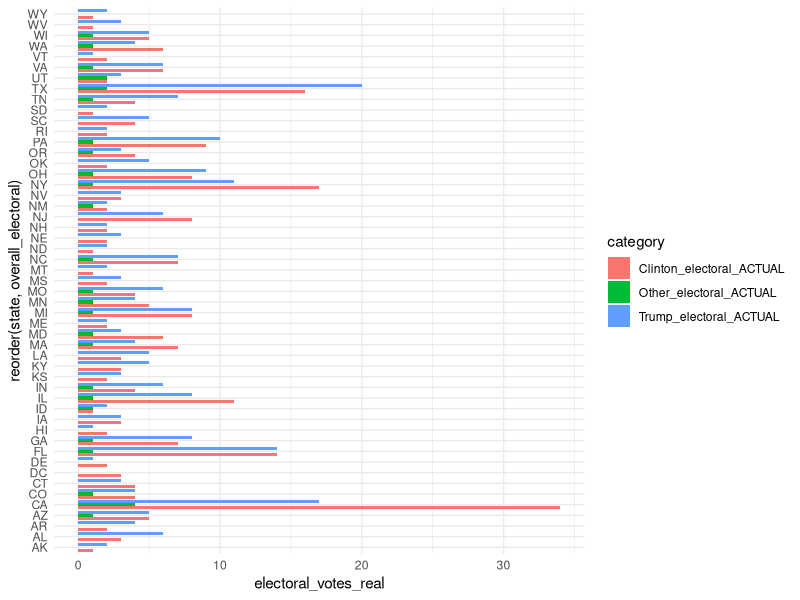

Reproduce this figure in R.
library(tidyverse) 

#reading in base set and converting NAs to 0
basedata <- read_csv("prez.csv") %>% 
  mutate_all(funs(replace_na(., 0))) 

#Getting electoral vote totals
basedata_electoral <- basedata %>%
  group_by(state) %>% 
  summarise(overall_electoral = sum(Trump_electoral + Clinton_electoral + Other_electoral)) 

#merging back to original dataset
basedata$overall_electoral <- basedata_electoral$overall_electoral[(match(basedata$state, basedata_electoral$state))]


#Getting popular vote percentages and using that to determine actual 

basedata_finalised <- basedata %>%  
  mutate(Trump_popular_percent = round(Trump_popular/TOTAL_POP_VOTE, 10),
         Clinton_popular_percent = round(Clinton_popular/TOTAL_POP_VOTE, 10),
         Other_popular_percent = round(Others_popular/TOTAL_POP_VOTE, 10),
         Trump_electoral_ACTUAL = round(Trump_popular_percent*overall_electoral),
         Clinton_electoral_ACTUAL = round(Clinton_popular_percent*overall_electoral),
         Other_electoral_ACTUAL= round(Other_popular_percent*overall_electoral),
         Clinton_percent = round(Clinton_popular_percent*100, 1),
         Trump_percent = round(Trump_popular_percent*100, 1),
         Other_percent = round(Other_popular_percent*100, 1),
         difference = Trump_percent - Clinton_percent,
         overall_electoral = ifelse(state %in% c("HI", "KS", "MA", "MI", "MS", "MO", "OR", "TN", "UT", "WA", "WV", "WI"), 
                                    paste0(overall_electoral, "*"), overall_electoral)) # adding an asterisk for recallibrated electoral vote totals
  
basedata_vis <- basedata_finalised %>% 
  gather(key = "category", value = "electoral_votes_real", Trump_electoral_ACTUAL:Other_electoral_ACTUAL)


ggplot(data = basedata_vis, aes(x=reorder(state, overall_electoral), y=electoral_votes_real, fill = category)) +
  geom_col(position = "dodge") +
  coord_flip() +
  theme_minimal()

#####################################################################################################
